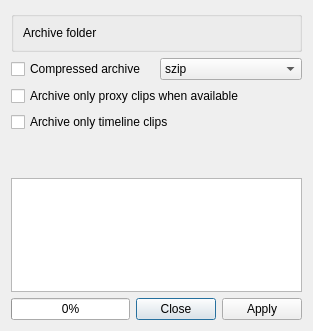
<?xml version="1.0" encoding="UTF-8"?>
<ui version="4.0">
 <class>ArchiveWidget_UI</class>
 <widget class="QDialog" name="ArchiveWidget_UI">
  <property name="geometry">
   <rect>
    <x>0</x>
    <y>0</y>
    <width>313</width>
    <height>331</height>
   </rect>
  </property>
  <property name="windowTitle">
   <string>Dialog</string>
  </property>
  <layout class="QVBoxLayout" name="verticalLayout">
   <item>
    <widget class="QGroupBox" name="groupBox">
     <property name="title">
      <string/>
     </property>
     <property name="flat">
      <bool>true</bool>
     </property>
     <layout class="QHBoxLayout" name="horizontalLayout">
      <item>
       <widget class="QLabel" name="label">
        <property name="text">
         <string>Archive folder</string>
        </property>
       </widget>
      </item>
      <item>
       <widget class="KUrlRequester" name="archive_url" native="true"/>
      </item>
     </layout>
    </widget>
   </item>
   <item>
    <layout class="QHBoxLayout" name="horizontalLayout_4">
     <item>
      <widget class="QCheckBox" name="compressed_archive">
       <property name="text">
        <string>Compressed archive</string>
       </property>
      </widget>
     </item>
     <item>
      <widget class="QComboBox" name="compression_type">
       <property name="currentText">
        <string>szip</string>
       </property>
       <item>
        <property name="text">
         <string>szip</string>
        </property>
       </item>
      </widget>
     </item>
    </layout>
   </item>
   <item>
    <widget class="QCheckBox" name="proxy_only">
     <property name="text">
      <string>Archive only proxy clips when available</string>
     </property>
    </widget>
   </item>
   <item>
    <widget class="QCheckBox" name="timeline_archive">
     <property name="text">
      <string>Archive only timeline clips</string>
     </property>
    </widget>
   </item>
   <item>
    <layout class="QHBoxLayout" name="horizontalLayout_2">
     <item>
      <widget class="QLabel" name="icon_info">
       <property name="sizePolicy">
        <sizepolicy hsizetype="Maximum" vsizetype="Preferred">
         <horstretch>0</horstretch>
         <verstretch>0</verstretch>
        </sizepolicy>
       </property>
       <property name="text">
        <string/>
       </property>
      </widget>
     </item>
     <item>
      <widget class="QLabel" name="text_info">
       <property name="text">
        <string/>
       </property>
      </widget>
     </item>
    </layout>
   </item>
   <item>
    <widget class="QLabel" name="project_files">
     <property name="text">
      <string/>
     </property>
    </widget>
   </item>
   <item>
    <widget class="QTreeWidget" name="files_list">
     <property name="alternatingRowColors">
      <bool>true</bool>
     </property>
     <property name="selectionBehavior">
      <enum>QAbstractItemView::SelectItems</enum>
     </property>
     <attribute name="headerVisible">
      <bool>false</bool>
     </attribute>
     <column>
      <property name="text">
       <string notr="true">1</string>
      </property>
     </column>
    </widget>
   </item>
   <item>
    <layout class="QHBoxLayout" name="horizontalLayout_3">
     <item>
      <widget class="QProgressBar" name="progressBar">
       <property name="value">
        <number>0</number>
       </property>
      </widget>
     </item>
     <item>
      <widget class="QDialogButtonBox" name="buttonBox">
       <property name="orientation">
        <enum>Qt::Horizontal</enum>
       </property>
       <property name="standardButtons">
        <set>QDialogButtonBox::Apply|QDialogButtonBox::Close</set>
       </property>
      </widget>
     </item>
    </layout>
   </item>
  </layout>
 </widget>
 <customwidgets>
  <customwidget>
   <class>KUrlRequester</class>
   <extends>QWidget</extends>
   <header>kurlrequester.h</header>
   <container>1</container>
  </customwidget>
 </customwidgets>
 <resources/>
 <connections>
  <connection>
   <sender>buttonBox</sender>
   <signal>accepted()</signal>
   <receiver>ArchiveWidget_UI</receiver>
   <slot>accept()</slot>
   <hints>
    <hint type="sourcelabel">
     <x>248</x>
     <y>254</y>
    </hint>
    <hint type="destinationlabel">
     <x>157</x>
     <y>274</y>
    </hint>
   </hints>
  </connection>
  <connection>
   <sender>buttonBox</sender>
   <signal>rejected()</signal>
   <receiver>ArchiveWidget_UI</receiver>
   <slot>reject()</slot>
   <hints>
    <hint type="sourcelabel">
     <x>316</x>
     <y>260</y>
    </hint>
    <hint type="destinationlabel">
     <x>286</x>
     <y>274</y>
    </hint>
   </hints>
  </connection>
 </connections>
</ui>
